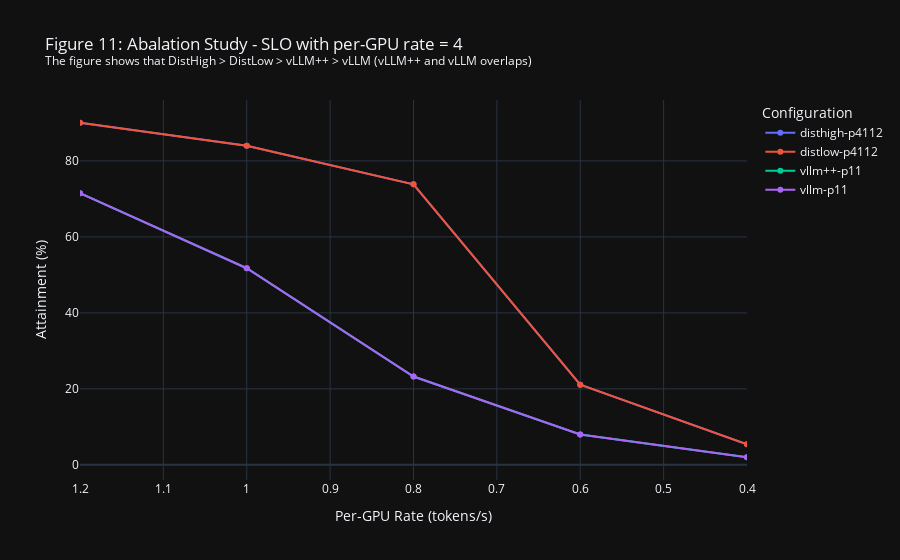

The cell this chart's notebook holds for it:
### Code cell
import plotly.graph_objects as go

fig = go.Figure()
add_plotly_trace(fig, figure_11_distserve_high, "disthigh")
add_plotly_trace(fig, figure_11_distserve_low, "distlow")
add_plotly_trace(fig, figure_11_vllm_high, "vllm++")
add_plotly_trace(fig, figure_11_vllm_low, "vllm")
fig.update_layout(
    title=f"Figure 11: Abalation Study - SLO with per-GPU rate = {chosen_per_gpu_rate}"
          f"<br>"
          f"<sup>"
          f"The figure shows that DistHigh > DistLow > vLLM++ > vLLM (vLLM++ and vLLM overlaps) </sup>",
    xaxis_title="Per-GPU Rate (tokens/s)",
    yaxis_title="Attainment (%)",
    xaxis=dict(range=[max(slo_vals), min(slo_vals)]),
    legend_title="Configuration"
)
fig.write_html("visual/figure_11b.html")
if is_notebook_mode:
    fig.show()

### Figure 1 — Plotly figure (JSON) as saved in the notebook; plotly's stock layout.template omitted (floating-point values rounded to 4 significant figures)
{"data": [{"mode": "lines+markers", "name": "disthigh-p4112", "x": [1.2, 1.0, 0.8, 0.6, 0.4], "y": [90.04, 84.0, 73.83, 21.08, 5.417], "type": "scatter"}, {"mode": "lines+markers", "name": "distlow-p4112", "x": [1.2, 1.0, 0.8, 0.6, 0.4], "y": [90.04, 84.0, 73.83, 21.08, 5.417], "type": "scatter"}, {"mode": "lines+markers", "name": "vllm++-p11", "x": [1.2, 1.0, 0.8, 0.6, 0.4], "y": [71.5, 51.75, 23.25, 8.0, 2.0], "type": "scatter"}, {"mode": "lines+markers", "name": "vllm-p11", "x": [1.2, 1.0, 0.8, 0.6, 0.4], "y": [71.5, 51.75, 23.25, 8.0, 2.0], "type": "scatter"}], "layout": {"xaxis": {"title": {"text": "Per-GPU Rate (tokens/s)"}, "range": [1.2, 0.4]}, "title": {"text": "Figure 11: Abalation Study - SLO with per-GPU rate = 4<br><sup>The figure shows that DistHigh > DistLow > vLLM++ > vLLM (vLLM++ and vLLM overlaps) </sup>"}, "yaxis": {"title": {"text": "Attainment (%)"}}, "legend": {"title": {"text": "Configuration"}}}}
